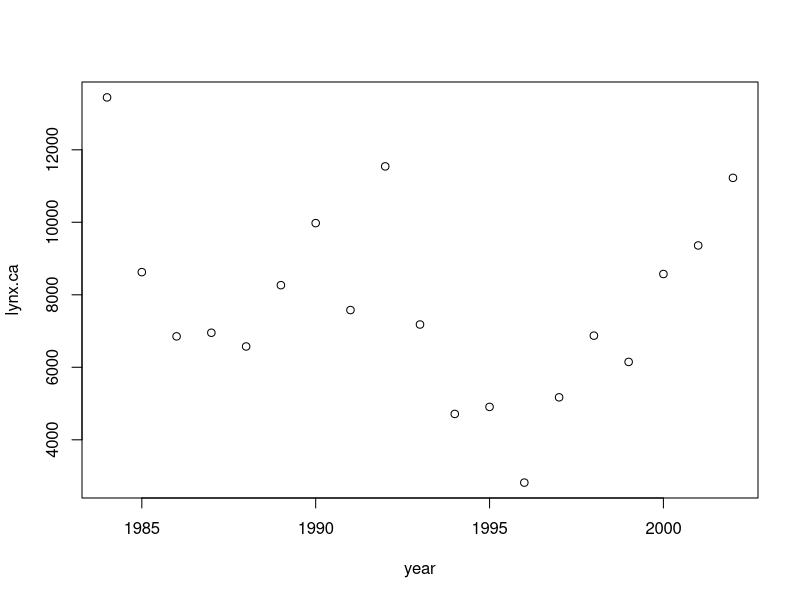

This chart was generated by the following R code:
## ---- chunk 1
lynx.ca <- c(13445, 8625, 6853, 6953, 6574,
  8265, 9977, 7579, 11542, 7180,
  4713, 4907, 2819, 5171, 6873, 
  6148, 8573, 9361, 11226)
## ---- chunk 2
year <- c(1984, 1985, 1986, 1987,
          1988, 1989, 1990, 1991, 1992, 
          1993, 1994, 1995, 1996, 1997,
          1998, 1999, 2000, 2001, 2002)
## ---- chunk 3
lynx.new <- data.frame(lynx.ca = lynx.ca,
                       year = year)
## ---- chunk 4
plot(lynx.ca ~ year, data = lynx.new)
